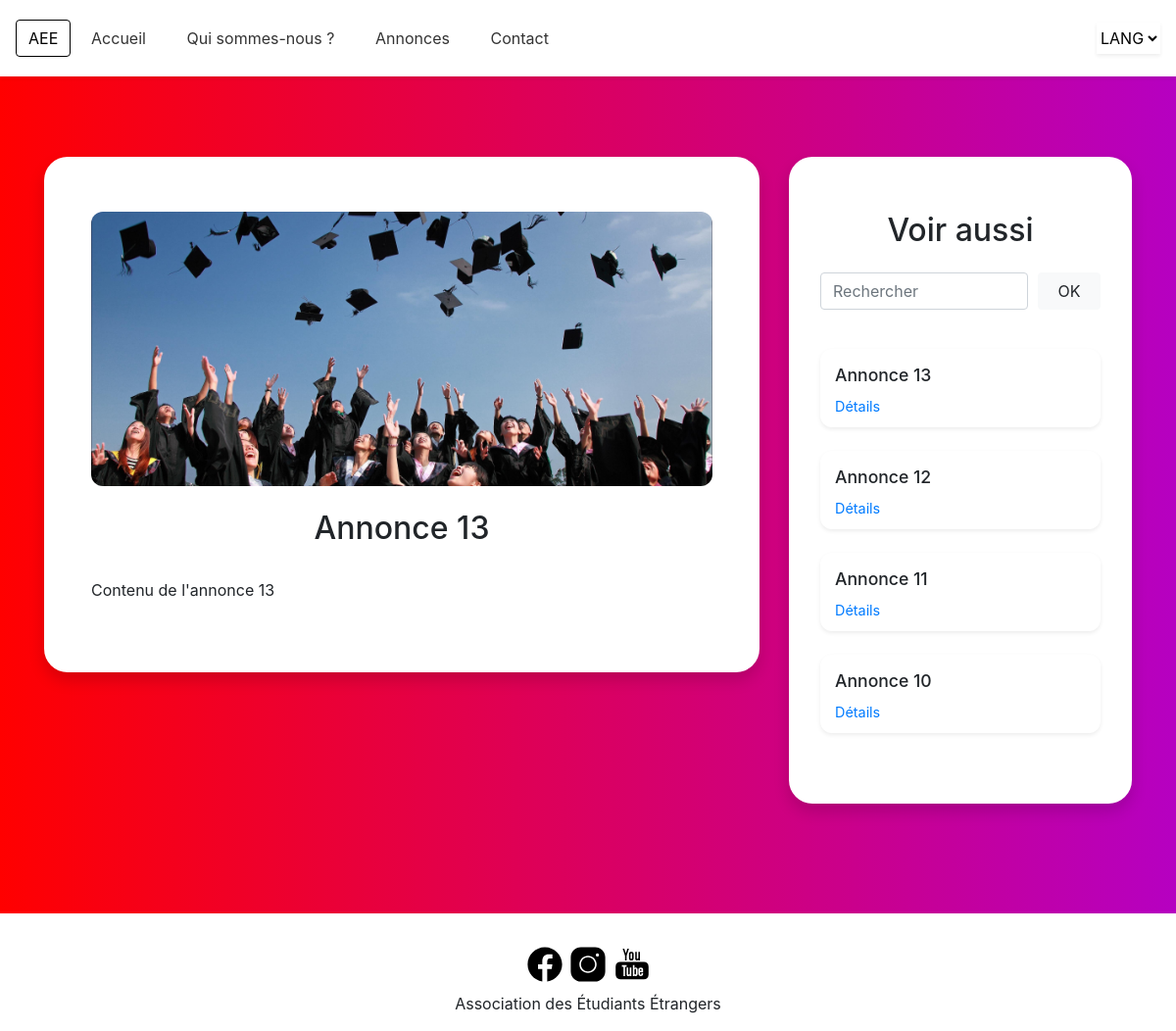
/details.php, run on the app's committed database.
### tables this page shows
CREATE TABLE annonces (
            id INTEGER PRIMARY KEY AUTOINCREMENT,
            titre TEXT NOT NULL,
            resume TEXT NOT NULL,
            contenu TEXT NOT NULL,
            image VARCHAR(150) NOT NULL
            );

### assets/php/dico.php (called while the page is built, shortened)
<?php
$lang=$_SESSION["lang"];
$dico['fr']['association'] = 'Association des Étudiants Étrangers';
$dico['fr']['aee'] = 'AEE';
$dico['fr']['accueil'] = 'Accueil';
$dico['fr']['qui-sommes-nous'] = 'Qui sommes-nous ?';
$dico['fr']['annonces'] = 'Annonces';
$dico['fr']['contact'] = 'Contact';
$dico['fr']['dernieres-annonces'] = 'Dernières annonces';
$dico['fr']['voir-tout'] = 'Voir tout';
$dico['fr']['0-annonce'] = "Aucune annonce n'a encore été publiée.";
$dico['fr']['aee-titre1'] = 'Titre 1';
$dico['fr']['aee-titre2'] = 'Titre 2';
$dico['fr']['aee-titre3'] = 'Titre 3';
$dico['fr']['aee-texte1'] = 'Qui irure amet occaecat deserunt excepteur Lorem qui nisi officia. Ut ipsum
    eiusmod dolore eu amet incididunt et magna ut ex eiusmod sit. Sint id est ex culpa commodo. Deserunt culpa
    irure nostrud occaecat consequat mollit id cupidatat dolore qui reprehenderit.';
$dico['fr']['aee-texte2'] = 'Qui irure amet occaecat deserunt excepteur Lorem qui nisi officia. Ut ipsum
    eiusmod dolore eu amet incididunt et magna ut ex eiusmod sit. Sint id est ex culpa commodo. Deserunt culpa
    irure nostrud occaecat consequat mollit id cupidatat dolore qui reprehenderit.';
$dico['fr']['aee-texte3'] = 'Qui irure amet occaecat deserunt excepteur Lorem qui nisi officia. Ut ipsum
    eiusmod dolore eu amet incididunt et magna ut ex eiusmod sit. Sint id est ex culpa commodo. Deserunt culpa
    irure nostrud occaecat consequat mollit id cupidatat dolore qui reprehenderit.';
$dico['fr']['valider'] = 'Valider';
$dico['fr']['0-annonce-trouvee'] = "Aucune annonce trouvée pour: ";
$dico['fr']['voir-plus'] = 'Voir plus';
$dico['fr']['fin'] = 'Aucune autre annonce';
$dico['fr']['nouvelle-annonce'] = 'Nouvelle annonce';
$dico['fr']['form-titre'] = 'Titre';
$dico['fr']['form-resume'] = 'Résumé';
$dico['fr']['form-contenu'] = 'Contenu';
$dico['fr']['form-image'] = 'Image';
$dico['fr']['form-publier'] = "Publier l'annonce";
$dico['fr']['annonce-publiee'] = "Annonce publiée !";
$dico['fr']['voir-aussi'] = 'Voir aussi';
$dico['fr']['form-nom'] = 'Nom';
$dico['fr']['form-prenom'] = 'Prénom';
$dico['fr']['form-mail'] = 'Mail';
$dico['fr']['form-message'] = 'Message';
$dico['fr']['form-votre-message'] = 'Votre message';
$dico['fr']['form-envoyer'] = 'Envoyer';
$dico['fr']['details'] = 'Détails';
$dico['fr']['rechercher'] = 'Rechercher';
$dico['fr']['form-invalide'] = 'Formulaire invalide';
$dico['fr']['form-valide'] = 'Formulaire valide';
$dico['en']['association'] = 'International Students Association';
$dico['en']['aee'] = 'ISA';
$dico['en']['accueil'] = 'Home';
$dico['en']['qui-sommes-nous'] = 'Who are we ?';
$dico['en']['annonces'] = 'Announcements';
$dico['en']['contact'] = 'Contact';
$dico['en']['dernieres-annonces'] = 'Latest announcements';
$dico['en']['voir-tout'] = 'See all';
$dico['en']['0-annonce'] = "No announcements have been published yet.";
$dico['en']['aee-titre1'] = 'Title 1';
$dico['en']['aee-titre2'] = 'Title 2';
$dico['en']['aee-titre3'] = 'Title 3';
$dico['en']['aee-texte1'] = 'Qui irure amet occaecat deserunt excepteur Lorem qui nisi officia. Ut ipsum
    eiusmod dolore eu amet incididunt et magna ut ex eiusmod sit. Sint id est ex culpa commodo. Deserunt culpa
    irure nostrud occaecat consequat mollit id cupidatat dolore qui reprehenderit.';
$dico['en']['aee-texte2'] = 'Qui irure amet occaecat deserunt excepteur Lorem qui nisi officia. Ut ipsum
    eiusmod dolore eu amet incididunt et magna ut ex eiusmod sit. Sint id est ex culpa commodo. Deserunt culpa
    irure nostrud occaecat consequat mollit id cupidatat dolore qui reprehenderit.';
$dico['en']['aee-texte3'] = 'Qui irure amet occaecat deserunt excepteur Lorem qui nisi officia. Ut ipsum
    eiusmod dolore eu amet incididunt et magna ut ex eiusmod sit. Sint id est ex culpa commodo. Deserunt culpa
    irure nostrud occaecat consequat mollit id cupidatat dolore qui reprehenderit.';
$dico['en']['valider'] = 'Validate';
$dico['en']['0-annonce-trouvee'] = "No announcement found for: ";
$dico['en']['voir-plus'] = 'See more';
$dico['en']['fin'] = 'No more announcement';
$dico['en']['nouvelle-annonce'] = 'New announcement';
$dico['en']['form-titre'] = 'Title';
$dico['en']['form-resume'] = 'Summary';
$dico['en']['form-contenu'] = 'Content';

### assets/php/recherche.php (called while the page is built)
<?php
include 'connectBD.php';
if (isset($_GET['query']) && $_GET['query'] != "") {
    $query = htmlspecialchars($_GET['query']);
    $annonces = $pdo->query(
        "SELECT * FROM annonces WHERE contenu LIKE '%$query%' ORDER BY id DESC"
    )->fetchAll();
} else {
    $annonces = $pdo->query(
        'SELECT * FROM annonces ORDER BY id DESC LIMIT 4'
    )->fetchAll();
}

### details.php (the view, shortened to what this page needs)
<?php
include 'assets/php/dico.php';
include 'assets/php/recherche.php';
$detail = $pdo->query(
    'SELECT * FROM annonces WHERE id = $id'
)->fetchAll();
if (count($detail) == 0) {
    $detail = $pdo->query(
        'SELECT * FROM annonces ORDER BY id DESC LIMIT 1'
    )->fetchAll();
}
?>
<!DOCTYPE html>
<html lang="<?= $lang ?>">
<head>
    <?php include 'templates/head.php'; ?>
    <link rel="stylesheet" href="assets/css/details.css">
</head>
<body>
    <?php include 'templates/header.php'; ?>
    <div class="container">
        <div class="row">
            <div class="col-12 col-lg-8">
                <article class="tuile" id="details">
                    <header>
                        <img src="assets/img/<?= $detail[0]['image'] ?>" alt="Image de l'annonce: <?= $detail['titre'] ?>">
                        <h2><?= $detail[0]['titre'] ?></h2>
                    </header>
                    <div>
                        <?= $detail[0]['contenu'] ?>
                    </div>
                </article>
            </div>
            <div class="col-12 col-lg-4">
                <aside class="tuile">
                    <header>
                        <h2><?= $dico[$lang]['voir-aussi'] ?></h2>
                        <form method="get">
                            <div class="form-row">
                                <div class="col-9">
                                    <input type="search" name="query" class="form-control" placeholder="<?= $dico[$lang]['rechercher'] ?>"/>
                                </div>
                                <div class="col-3">
                                    <input type="submit" class="btn btn-light" value="OK"/>
                                </div>
                            </div>
                        </form>
                    </header>
                    <div class="row">
                        <?php
                        if (count($annonces) > 0) {
                            for ($i = 0; $i < count($annonces) && $i < 5; $i++) { ?>
                            <div class="col-12">
                                <article class="row shadow-sm">
                                    <div class="col-12">
                                        <h3><?= $annonces[$i]['titre'] ?></h3>
                                        <a href="details.php?id=<?= $annonces[$i]['id'] ?>">
                                            <?= $dico[$lang]['details'] ?>
                                        </a>
                                    </div>
                                </article>
                            </div>
                            <?php }
                        } ?>
                    </div>
                </aside>
            </div>
        </div>
    </div>
    <?php include 'templates/footer.php'; ?>
</body>
</html>

### templates/head.php (shortened to what this page needs)
<link rel="stylesheet" href="https://stackpath.bootstrapcdn.com/bootstrap/4.4.1/css/bootstrap.min.css">
<link rel="stylesheet" href="assets/css/style.css">

### templates/header.php (shortened to what this page needs)
<header>
    <nav class="navbar navbar-expand-lg navbar-light fixed-top shadow-sm">
        <a class="btn btn-dark" href="index.php"> <?= $dico[$lang]['aee'] ?> </a>
        <div class="collapse navbar-collapse" id="navbarNav">
            <ul class="navbar-nav">
                <li class="nav-item">
                    <a class="nav-link" href="index.php"><?= $dico[$lang]['accueil'] ?></a>
                </li>
                <li class="nav-item">
                    <a class="nav-link" href="aee.php"><?= $dico[$lang]['qui-sommes-nous'] ?></a>
                </li>
                <li class="nav-item">
                    <a class="nav-link" href="annonces.php"><?= $dico[$lang]['annonces'] ?></a>
                </li>
                <li class="nav-item">
                    <a class="nav-link" href="contact.php"><?= $dico[$lang]['contact'] ?></a>
                </li>
            </ul>
            <form method="get" class="form-inline">
                <select id="lang" name="lang" class="shadow-sm" onchange='this.form.submit()'>
                    <option value="">LANG</option>
                </select>
            </form>
        </div>
    </nav>
</header>

### templates/footer.php
<footer class="container-fluid">
    <div class="row">
        <div class="col-12">
            <a href=""><img src="assets/img/facebook.svg" alt="Facebook icon"></a>
            <a href=""><img src="assets/img/instagram.svg" alt="Instagram icon"></a>
            <a href=""><img src="assets/img/youtube.svg" alt="Youtube icon"></a>
        </div>
        <div class="col-12">
            <p><?= $dico[$lang]['association']?></p>
        </div>
    </div>
</footer>

### assets/css/style.css (style rules this page uses)
body { background: rgb(255,0,0); background: linear-gradient(90deg, rgba(255,0,0,1) 0%, rgba(182,0,193,1) 100%); }
header nav { padding-top: 1.2rem!important; padding-bottom: 1.2rem!important; background-color: white; }
header nav .btn { color:black; background: transparent; border-color: black; }
header nav ul { margin-right: auto; }
header nav ul li { margin-left: 0.8rem; margin-right: 0.8rem; }
header nav ul li a { color: rgba(0, 0, 0, 0.8)!important; }
header nav form select { background: transparent; border:none; height: 2rem; }
header h2 { text-align: center; }
.tuile { box-shadow: 0 .5rem 1rem rgba(0,0,0,.15)!important; border-radius: 2vw; margin-top: 10rem; margin-bottom: 7rem; padding: 7vh 6vw 9vh 6vw; margin-left: auto!important; margin-right: auto!important; background-color: #fff; }
footer { text-align: center; padding-top: 2rem; background-color: #fff; }
footer img { height: 40px; margin-bottom: 0.5rem; }

### assets/css/details.css (style rules this page uses)
article header h2 { margin-top: 1.5rem; margin-bottom: 2rem; }
article header img { width: 100%; max-height: 35vh; object-fit: cover; border-radius: 1vw; }
#details { padding-left: 4vw; padding-right: 4vw }
aside { padding-left: 2rem!important; padding-right: 2rem!important; }
aside header form input { width: 100%; margin-top: 1em; margin-bottom: 1em; }
aside article { border-radius: 1vw; margin-top: 1.5rem; margin-left: auto!important; margin-right: auto!important; padding-top: 1rem; padding-bottom: 1rem; overflow: hidden; max-height: 5rem; }
aside article h3 { font-size: 1.1rem; }
aside article a { font-size: 0.9rem; }

### data on the page
annonces: image (picture), titre "Annonce 13", contenu "Contenu de l'annonce 13"
annonces: titre "Annonce 12"
annonces: titre "Annonce 11"
annonces: titre "Annonce 10"

### other printed values
$dico[$lang]['aee'] "AEE"
$dico[$lang]['accueil'] "Accueil"
$dico[$lang]['qui-sommes-nous'] "Qui sommes-nous ?"
$dico[$lang]['annonces'] "Annonces"
$dico[$lang]['contact'] "Contact"
$dico[$lang]['voir-aussi'] "Voir aussi"
$dico[$lang]['association'] "Association des Étudiants Étrangers"
